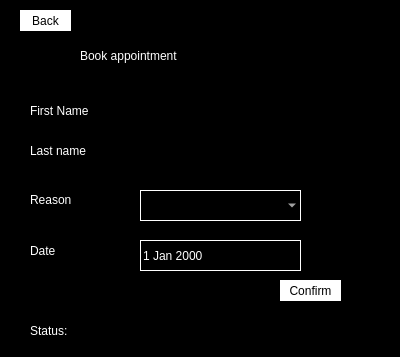
<?xml version="1.0" encoding="UTF-8"?>
<ui version="4.0">
 <class>Dialog</class>
 <widget class="QDialog" name="Dialog">
  <property name="geometry">
   <rect>
    <x>0</x>
    <y>0</y>
    <width>400</width>
    <height>357</height>
   </rect>
  </property>
  <property name="windowTitle">
   <string>Dialog</string>
  </property>
  <property name="styleSheet">
   <string notr="true">background-color:rgb(0, 0, 0);</string>
  </property>
  <widget class="QLabel" name="label">
   <property name="geometry">
    <rect>
     <x>80</x>
     <y>40</y>
     <width>191</width>
     <height>31</height>
    </rect>
   </property>
   <property name="styleSheet">
    <string notr="true">font: italic 14pt &quot;MS Reference Sans Serif&quot;;
color:rgb(255, 255, 255);</string>
   </property>
   <property name="text">
    <string>Book appointment</string>
   </property>
  </widget>
  <widget class="QPushButton" name="confirmButtonApp">
   <property name="geometry">
    <rect>
     <x>280</x>
     <y>280</y>
     <width>61</width>
     <height>21</height>
    </rect>
   </property>
   <property name="styleSheet">
    <string notr="true">background-color:rgb(255, 255, 255);
font: 9pt &quot;MS Reference Sans Serif&quot;;
color:rgb(0, 0, 0);
border-radius:5px solid rgb(255, 0, 0);
</string>
   </property>
   <property name="text">
    <string>Confirm</string>
   </property>
  </widget>
  <widget class="QPushButton" name="backButton">
   <property name="geometry">
    <rect>
     <x>20</x>
     <y>10</y>
     <width>51</width>
     <height>21</height>
    </rect>
   </property>
   <property name="styleSheet">
    <string notr="true">background-color:rgb(255, 255, 255);
font: 9pt &quot;MS Reference Sans Serif&quot;;
color:rgb(0, 0, 0);
border-radius:5px solid rgb(255, 0, 0);
</string>
   </property>
   <property name="text">
    <string>Back</string>
   </property>
  </widget>
  <widget class="QLineEdit" name="fnameEdit">
   <property name="geometry">
    <rect>
     <x>140</x>
     <y>90</y>
     <width>161</width>
     <height>31</height>
    </rect>
   </property>
   <property name="styleSheet">
    <string notr="true">color:rgb(255, 255, 255);</string>
   </property>
  </widget>
  <widget class="QLabel" name="label_2">
   <property name="geometry">
    <rect>
     <x>30</x>
     <y>100</y>
     <width>81</width>
     <height>21</height>
    </rect>
   </property>
   <property name="styleSheet">
    <string notr="true">font: 10pt &quot;MS Reference Sans Serif&quot;;
color:rgb(255, 255, 255);</string>
   </property>
   <property name="text">
    <string>First Name</string>
   </property>
  </widget>
  <widget class="QLabel" name="label_3">
   <property name="geometry">
    <rect>
     <x>30</x>
     <y>140</y>
     <width>91</width>
     <height>21</height>
    </rect>
   </property>
   <property name="styleSheet">
    <string notr="true">font: 10pt &quot;MS Reference Sans Serif&quot;;
color:rgb(255, 255, 255);</string>
   </property>
   <property name="text">
    <string>Last name</string>
   </property>
  </widget>
  <widget class="QLineEdit" name="sNameEdit">
   <property name="geometry">
    <rect>
     <x>140</x>
     <y>140</y>
     <width>161</width>
     <height>31</height>
    </rect>
   </property>
   <property name="styleSheet">
    <string notr="true">color:rgb(255, 255, 255);</string>
   </property>
  </widget>
  <widget class="QComboBox" name="reasonComboBox">
   <property name="geometry">
    <rect>
     <x>140</x>
     <y>190</y>
     <width>161</width>
     <height>31</height>
    </rect>
   </property>
   <property name="styleSheet">
    <string notr="true">color:rgb(255, 255, 255);
border: 1px solid rgb(255, 255, 255);</string>
   </property>
   <item>
    <property name="text">
     <string/>
    </property>
   </item>
   <item>
    <property name="text">
     <string>Enrolling</string>
    </property>
   </item>
   <item>
    <property name="text">
     <string>Marks </string>
    </property>
   </item>
   <item>
    <property name="text">
     <string>Extra lessons</string>
    </property>
   </item>
   <item>
    <property name="text">
     <string>General enquiry</string>
    </property>
   </item>
  </widget>
  <widget class="QLabel" name="label_4">
   <property name="geometry">
    <rect>
     <x>30</x>
     <y>190</y>
     <width>91</width>
     <height>20</height>
    </rect>
   </property>
   <property name="styleSheet">
    <string notr="true">font: 10pt &quot;MS Reference Sans Serif&quot;;
color:rgb(255, 255, 255);</string>
   </property>
   <property name="text">
    <string>Reason</string>
   </property>
  </widget>
  <widget class="QLabel" name="bookingStatusLabel">
   <property name="geometry">
    <rect>
     <x>30</x>
     <y>320</y>
     <width>261</width>
     <height>21</height>
    </rect>
   </property>
   <property name="styleSheet">
    <string notr="true">font: 10pt &quot;MS Reference Sans Serif&quot;;
color:rgb(255, 255, 255);</string>
   </property>
   <property name="text">
    <string>Status:</string>
   </property>
  </widget>
  <widget class="QDateEdit" name="dateEdit">
   <property name="geometry">
    <rect>
     <x>140</x>
     <y>240</y>
     <width>161</width>
     <height>31</height>
    </rect>
   </property>
   <property name="styleSheet">
    <string notr="true">color:rgb(255, 255, 255);
border: 1px solid rgb(255, 255, 255);</string>
   </property>
  </widget>
  <widget class="QLabel" name="label_5">
   <property name="geometry">
    <rect>
     <x>30</x>
     <y>240</y>
     <width>91</width>
     <height>21</height>
    </rect>
   </property>
   <property name="styleSheet">
    <string notr="true">font: 10pt &quot;MS Reference Sans Serif&quot;;
color:rgb(255, 255, 255);</string>
   </property>
   <property name="text">
    <string>Date</string>
   </property>
  </widget>
 </widget>
 <resources/>
 <connections/>
</ui>
